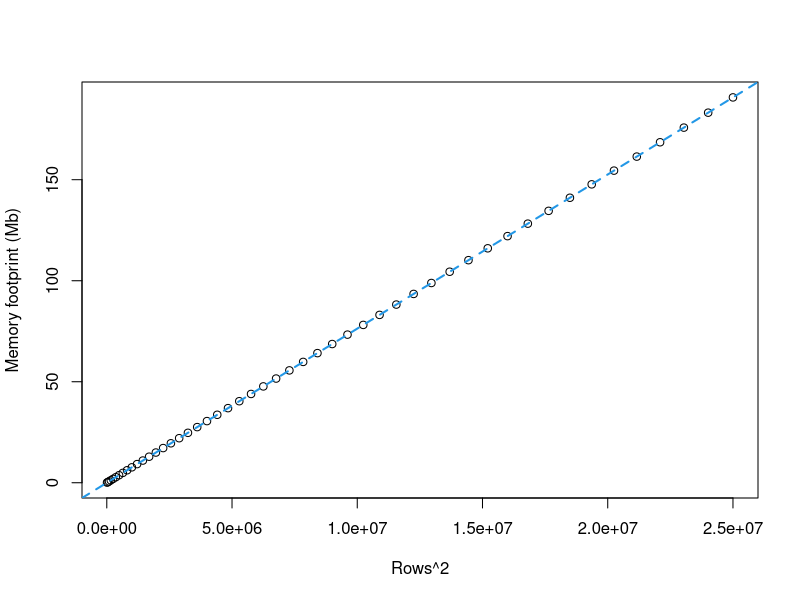

Generate this figure with R:
## ---- chunk 1
knitr::opts_chunk$set(
  collapse = TRUE,
  comment = ">"
)
## ---- chunk 2
max_rows <- 5000
steps <- 50
## ---- chunk 3
capacity <- data.frame(rows = max_rows * (1:steps) / steps , size_Mb = NA)

for (i in 1:nrow(capacity)) {
  gc(full = TRUE)
  
  capacity[i, 'size_Mb'] <- tryCatch(
    as.numeric(
      object.size(
        Matrix::Matrix(
          data = 1.1, 
          nrow = capacity[i, 'rows'], 
          ncol = capacity[i, 'rows']
        )
      )
    ) / (1024^2),
    error = function(error) NA
  )
  
  if (is.na(capacity[i, 'size_Mb'])) {
    print(paste0('Memory limit reached under ', capacity[i, 'rows'], ' rows^2'))
    if (i > 1) {print(paste0('But we were able to allocate ', capacity[i-1, 'rows'], ' rows^2'))}
    break
  }
}
## ---- chunk 4
mem_lm <- lm(size_Mb ~ I(rows^2), data = capacity)
print(summary(mem_lm))
## ---- chunk 5
mem_lm <- lm(size_Mb ~ I(rows^2) - 1, data = capacity)
print(summary(mem_lm))
## ---- chunk 6
rows2_coeff <- mem_lm$coefficients[1]
plot(
  formula = size_Mb ~ I(rows^2), 
  data = capacity[!is.na(capacity$size_Mb) ,], 
  ylab = 'Memory footprint (Mb)',
  xlab = 'Rows^2'
)
abline(a = 0, b = rows2_coeff, col = 4, lty = 2, lwd = 2)
## ---- chunk 7
print(paste0('Row cap: ~', max(capacity$rows), ', Object size coef: ', rows2_coeff))
